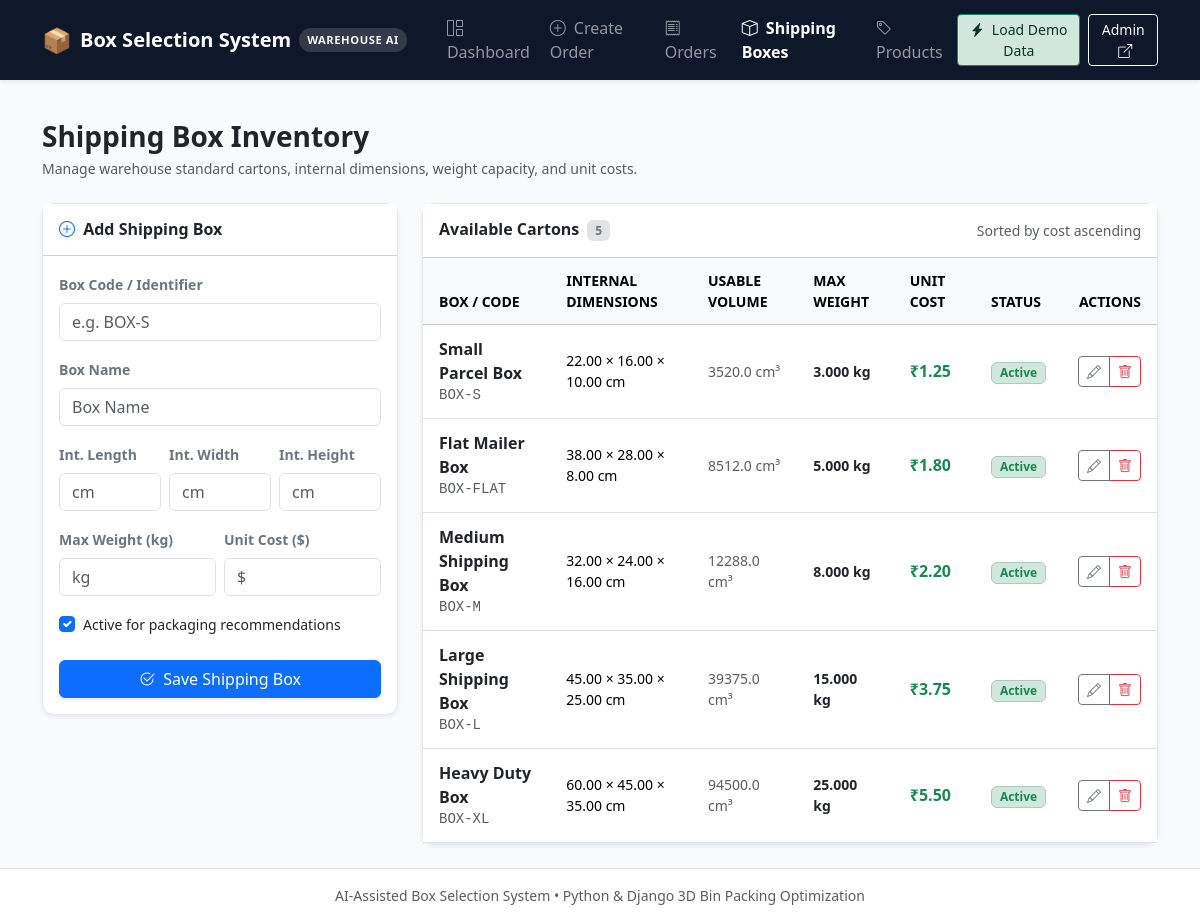
/boxes/, run on an earlier commit of the app's database.
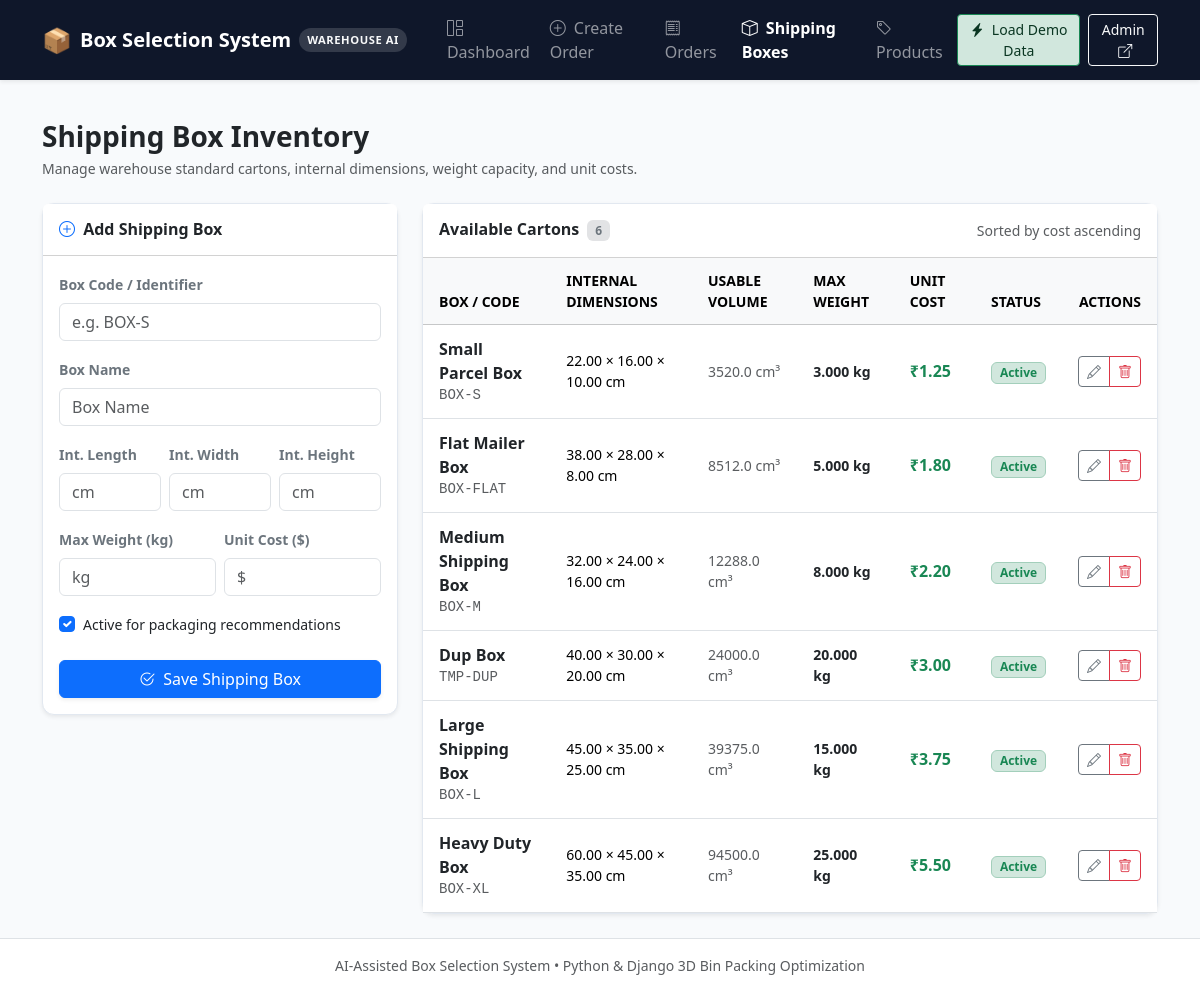
And on a later commit of the database.
### fulfillment/models/box.py (models this page shows, shortened)
class ShippingBox(models.Model):
    code = models.CharField(
        max_length=50,
        unique=True,
        db_index=True,
        help_text="Standard packaging identifier (e.g., 'BOX-S', 'BOX-M', 'BOX-L')"
    )
    name = models.CharField(max_length=100)
    internal_length = models.DecimalField(
        max_digits=8,
        decimal_places=2,
        validators=[MinValueValidator(Decimal('0.01'))],
        help_text="Internal length in cm"
    )
    internal_width = models.DecimalField(
        max_digits=8,
        decimal_places=2,
        validators=[MinValueValidator(Decimal('0.01'))],
        help_text="Internal width in cm"
    )
    internal_height = models.DecimalField(
        max_digits=8,
        decimal_places=2,
        validators=[MinValueValidator(Decimal('0.01'))],
        help_text="Internal height in cm"
    )
    max_weight = models.DecimalField(
        max_digits=8,
        decimal_places=3,
        validators=[MinValueValidator(Decimal('0.01'))],
        help_text="Maximum weight capacity in kg"
    )
    cost = models.DecimalField(
        max_digits=8,
        decimal_places=2,
        validators=[MinValueValidator(Decimal('0.00'))],
        help_text="Cost per box"
    )
    is_active = models.BooleanField(
        default=True,
        db_index=True,
        help_text="Indicates whether this box is currently available for packaging."
    )
    created_at = models.DateTimeField(auto_now_add=True)
    class Meta:
        ordering = ['cost', 'internal_length']
        verbose_name = "Shipping Box"
        verbose_name_plural = "Shipping Boxes"
        constraints = [
            models.CheckConstraint(
                condition=models.Q(internal_length__gt=0) &
                models.Q(internal_width__gt=0) &
                models.Q(internal_height__gt=0) &
                models.Q(max_weight__gt=0) &
                models.Q(cost__gte=0),
                name='box_positive_attributes'
            )
        ]
    @property
    def internal_volume(self) -> Decimal:
        return self.internal_length * self.internal_width * self.internal_height

### fulfillment/views/catalog_views.py (the view)
# urls.py: path('boxes/', views.box_list_create, name='box_list_create'),
def box_list_create(request):
    if request.method == 'POST':
        form = ShippingBoxForm(request.POST)
        if form.is_valid():
            box = form.save()
            messages.success(request, f"Shipping Box '{box.name}' [{box.code}] added successfully.")
            return redirect('box_list_create')
        else:
            messages.error(request, "Please correct the form errors below.")
    else:
        form = ShippingBoxForm()
    boxes = ShippingBox.objects.all().order_by('cost', 'internal_length')
    return render(request, 'fulfillment/box_list.html', {
        'form': form,
        'boxes': boxes
    })

### fulfillment/forms/catalog_forms.py
class ShippingBoxForm(forms.ModelForm):
    class Meta:
        model = ShippingBox
        fields = ['code', 'name', 'internal_length', 'internal_width', 'internal_height', 'max_weight', 'cost', 'is_active']
        widgets = {
            'code': forms.TextInput(attrs={'class': 'form-control', 'placeholder': 'e.g. BOX-S'}),
            'name': forms.TextInput(attrs={'class': 'form-control', 'placeholder': 'Box Name'}),
            'internal_length': forms.NumberInput(attrs={'class': 'form-control', 'step': '0.01', 'min': '0.01', 'placeholder': 'cm'}),
            'internal_width': forms.NumberInput(attrs={'class': 'form-control', 'step': '0.01', 'min': '0.01', 'placeholder': 'cm'}),
            'internal_height': forms.NumberInput(attrs={'class': 'form-control', 'step': '0.01', 'min': '0.01', 'placeholder': 'cm'}),
            'max_weight': forms.NumberInput(attrs={'class': 'form-control', 'step': '0.001', 'min': '0.01', 'placeholder': 'kg'}),
            'cost': forms.NumberInput(attrs={'class': 'form-control', 'step': '0.01', 'min': '0.00', 'placeholder': '$'}),
            'is_active': forms.CheckboxInput(attrs={'class': 'form-check-input'}),
        }

### templates/fulfillment/box_list.html (shortened to what the changed rows need)
{% extends "fulfillment/base.html" %}
{% block content %}
<div class="d-flex justify-content-between align-items-center mb-4">
    <div>
        <h1 class="h3 fw-bold text-dark mb-1">Shipping Box Inventory</h1>
    </div>
</div>
<div class="row g-4">
    <div class="col-12 col-lg-8">
        <div class="card shadow-sm">
            <div class="card-header bg-white py-3 d-flex justify-content-between align-items-center">
                <h5 class="card-title fw-bold text-dark mb-0 fs-6">
                    Available Cartons <span class="badge bg-secondary-subtle text-secondary ms-1">{{ boxes.count }}</span>
                </h5>
            </div>
            <div class="card-body p-0">
                {% if boxes %}
                    <div class="table-responsive">
                        <table class="table table-hover align-middle mb-0">
                            <thead class="table-light">
                                <tr class="text-uppercase small text-muted">
                                    <th>Box / Code</th>
                                    <th>Internal Dimensions</th>
                                    <th>Usable Volume</th>
                                    <th>Max Weight</th>
                                    <th>Unit Cost</th>
                                    <th>Status</th>
                                    <th class="text-end">Actions</th>
                                </tr>
                            </thead>
                            <tbody>
                                {% for b in boxes %}
                                    <tr>
                                        <td>
                                            <div class="fw-bold text-dark">{{ b.name }}</div>
                                            <div class="text-muted small font-monospace">{{ b.code }}</div>
                                        </td>
                                        <td class="small">{{ b.internal_length }} × {{ b.internal_width }} × {{ b.internal_height }} cm</td>
                                        <td class="small text-muted">{{ b.internal_volume|floatformat:1 }} cm³</td>
                                        <td class="small fw-semibold text-dark">{{ b.max_weight }} kg</td>
                                        <td class="small fw-bold text-success fs-6">₹{{ b.cost|floatformat:2 }}</td>
                                        <td>
                                            {% if b.is_active %}
                                                <span class="badge bg-success-subtle text-success border border-success-subtle">Active</span>
                                            {% else %}
                                                <span class="badge bg-secondary-subtle text-secondary">Inactive</span>
                                            {% endif %}
                                        </td>
                                        <td class="text-end">
                                            <div class="btn-group btn-group-sm">
                                                <a href="{% url 'box_edit' b.pk %}" class="btn btn-outline-secondary" title="Edit Box">
                                                    <i class="bi bi-pencil"></i>
                                                </a>
                                                <a href="{% url 'box_delete' b.pk %}" class="btn btn-outline-danger" title="Delete Box">
                                                    <i class="bi bi-trash"></i>
                                                </a>
                                            </div>
                                        </td>
                                    </tr>
                                {% endfor %}
                            </tbody>
                        </table>
                    </div>
                {% else %}
                    <div class="p-5 text-center text-muted">
                        <i class="bi bi-box2 fs-1 text-secondary"></i>
                        <p class="mt-2 mb-0">No shipping boxes in inventory yet.</p>
                        <p class="small text-muted">Add your first shipping box or click "Load Demo Data" above.</p>
                    </div>
                {% endif %}
            </div>
        </div>
    </div>
</div>
{% endblock %}

What changed in the data, as far as the page shows it:
added ShippingBox: name "Dup Box", code "TMP-DUP", internal_length "40.00", internal_width "30.00", internal_height "20.00", internal_volume "24000.0", max_weight "20.000", cost "3.00", is_active "Active"
Also different on the page:
{{ boxes.count }}: "5" → "6"
